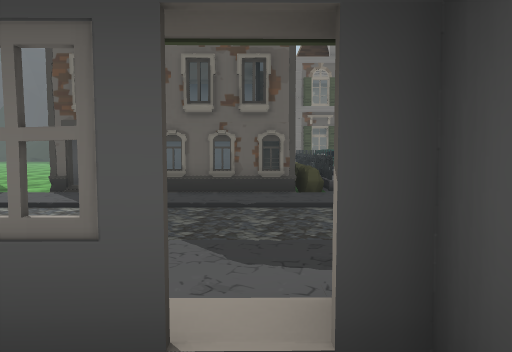
[1] (above)

24 first-person views from a walk through a 3-D level made in the Unity game engine. The camera is 1.5 m above the floor, tilts 4° down and sees 70° across. Doors are open. The floor is counted in squares, 2 m on a side. Each view is taken from the middle of a square. On the plan, view 1 faces up. The plan holds only what a view shows up to about 11 squares ahead; the rest is blank. The place goes on beyond the plan. Some animated figures are not drawn. Some surface patterns are stand-ins.

[2]
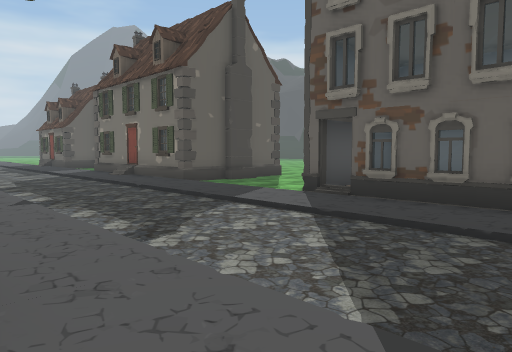

[3]
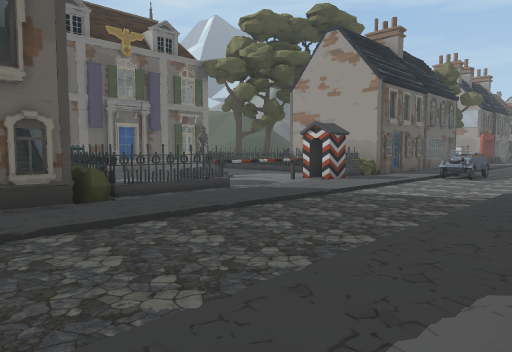

[4]
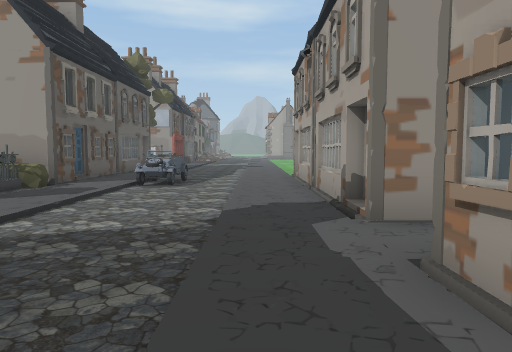

[5]
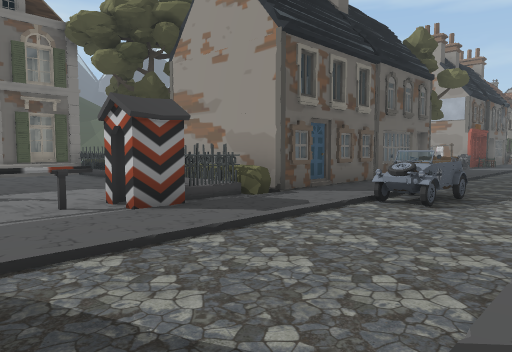

[6]
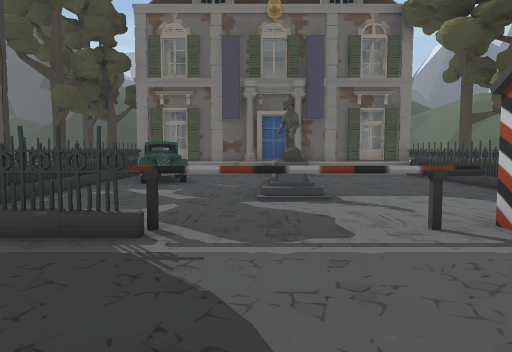

[7]
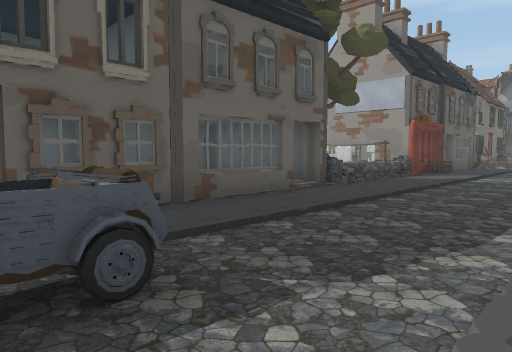

[8]
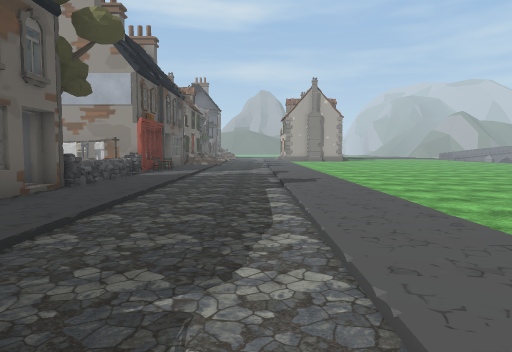

[9]
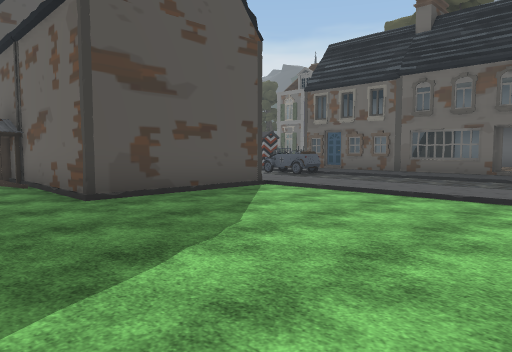

[10]
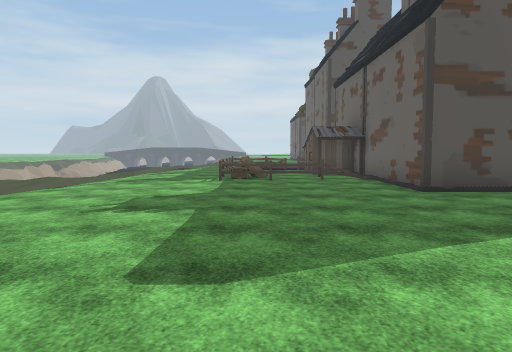

[11]
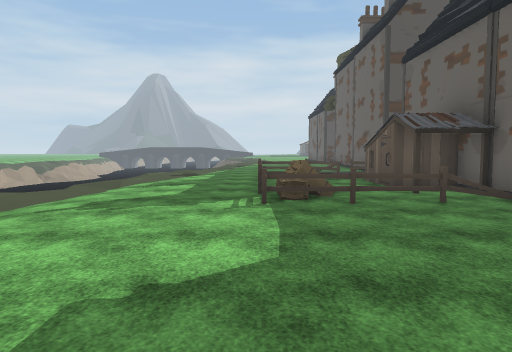

[12]
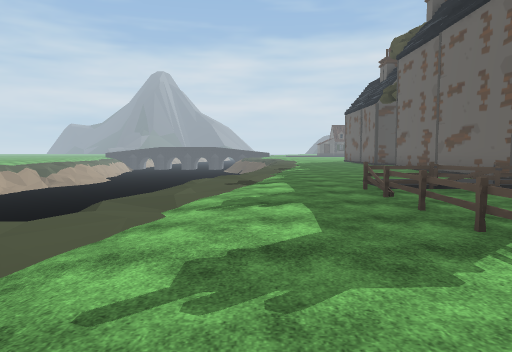

[13]
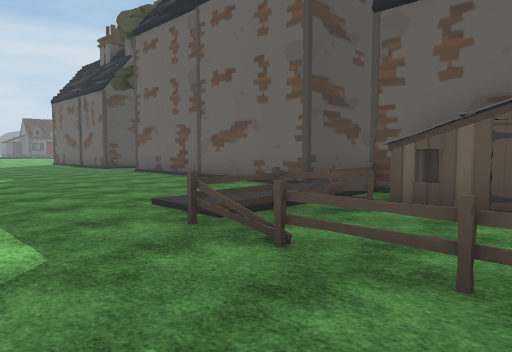

[14]
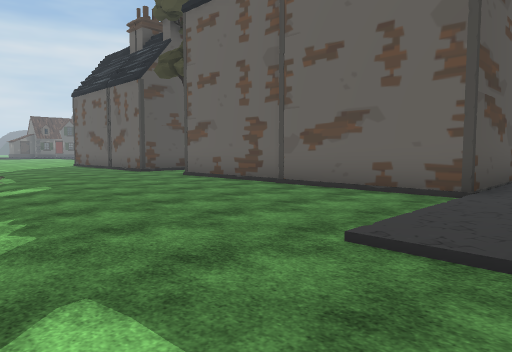

[15]
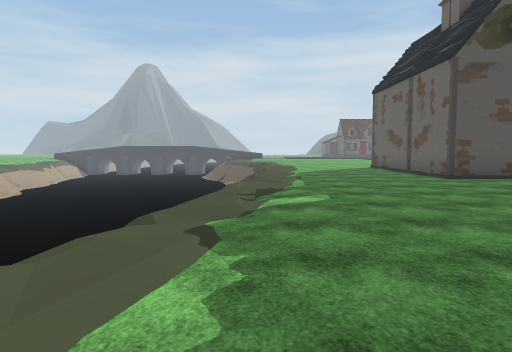

[16]
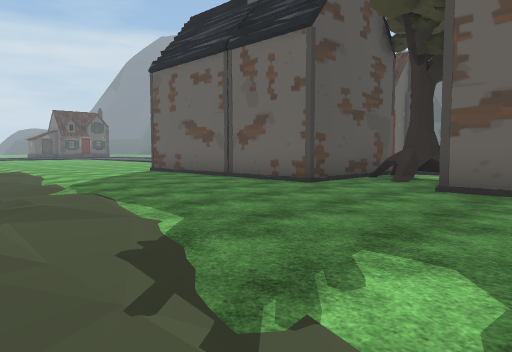

[17]
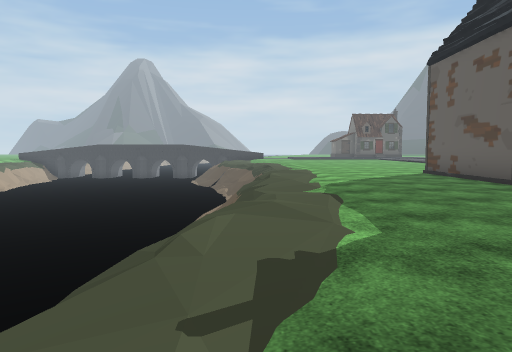

[18]
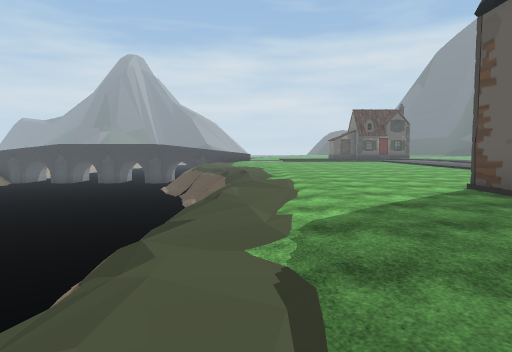

[19]
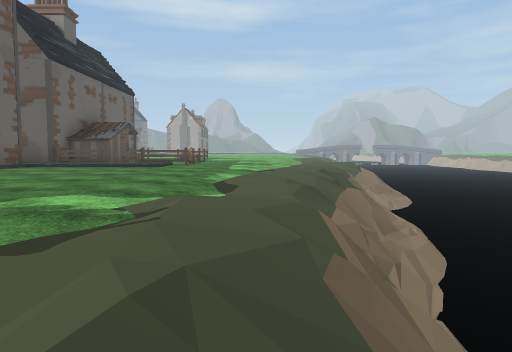

[20]
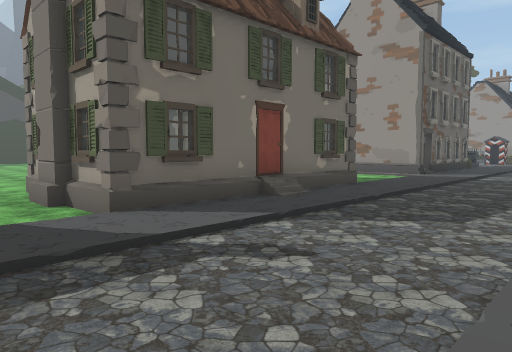

[21]
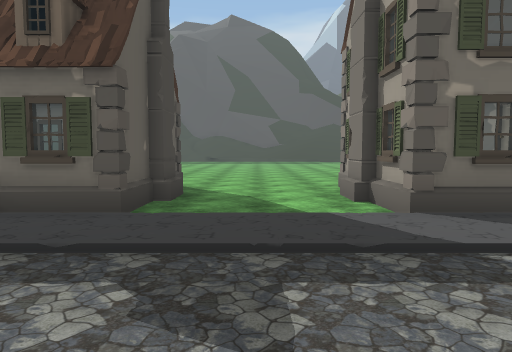

[22]
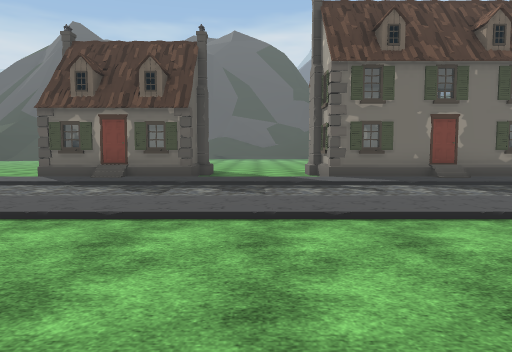

[23]
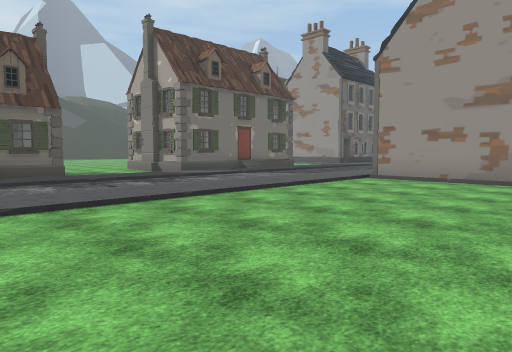

[24]
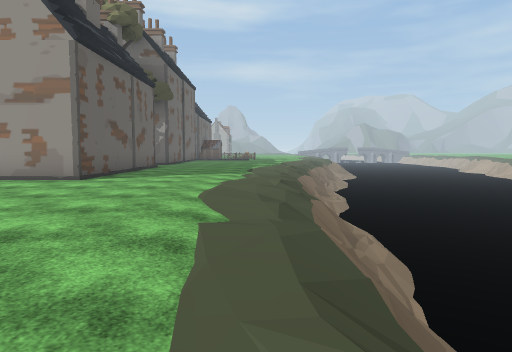

### Floor plan
Key: @ floor where view 1 was taken; # wall or solid block; x gap in a wall; . main floor; : floor 0.25 m higher than the main floor; / step, stairs or slope; D open door; = window, fence, low wall or low ledge; ≈ water the walk keeps out of; v drop or lower ground; T thing the floor can be seen under or through; H house; C car; S statue; F fence; B building; R tree; P pillar; O other object.
Columns run from 21 left of view 1 to 22 right of it. Each row starts with its distance up from view 1.
 16        ..            RRBBBBBBBB
 15        ..             OFCBBBBBFR
 14    .....             ROCC:::::#O
 13    .....              O#C:::::#R
 12    .....              O#::::::#O R
 11 HH H...H  H   .. ##   O#::SS::#B BB#
 10    H...H HH HH.. #    ##::SS::#B  B#
  9 HHHH...HHHHHH#...#   ###::::::#B BB#      O#
  8 HHHH...HHHHHH#...DD###OTTTTTxFFBBBB##=D   #P
  7 ://:::::::/::::::::::::::::::::::::::::R::::
  6 ////////////////////////////////CC//////////
  5 ................................CC..........
  4  ...........................................
  3  :::::::::   :::::::::::::::::::::::::::::::
  2  /////////     D :  ::  D=:DD#=#=#D/////////
  1  ........#     #RR  =D#  #:D     #D.........
  0 .........#     #RR   @   #:#      #.........
 -1 .........#     # .       #:#      #.........
 -2 .........####### .########:########.........
 -3 ..........................:FOOO.F........ ..
 -4    .......................:FF...F........
 -5   ..../...................:F...OF.........
 -6  /././//:..../.............FFFFF.........
 -7    /==///////////.......................
 -8     =≈/////= = //////..//.............
 -9      ≈≈≈≈≈≈≈≈    /#v=///.....//......
-10      ≈≈≈≈≈≈≈≈≈≈≈≈  ≈≈=/////////////
-11      ≈≈≈≈≈≈≈≈≈≈≈    ≈≈/// vv=//.//
-12      ≈≈≈≈≈≈≈≈≈≈≈≈≈≈  ≈≈≈≈≈≈≈
-13      ≈≈≈ ≈≈≈≈ ≈≈≈≈    ≈≈≈≈≈≈
-14          ≈≈≈  ≈≈≈       ≈≈≈≈

Where each view was taken, in squares from view 1:
view 1: 0 up, 0 right, facing up
view 2: 2 up, 0 right, facing up-left
view 3: 2 up, 1 left, facing up-right
view 4: 3 up, 2 right, facing right
view 5: 3 up, 5 right, facing up-right
view 6: 5 up, 5 right, facing up
view 7: 3 up, 11 right, facing up-right
view 8: 4 up, 11 right, facing right
view 9: 4 down, 19 right, facing up-left
view 10: 5 down, 20 right, facing left
view 11: 6 down, 16 right, facing left
view 12: 8 down, 13 right, facing left
view 13: 8 down, 9 right, facing up-left
view 14: 8 down, 6 right, facing up-left
view 15: 7 down, 4 right, facing left
view 16: 8 down, 1 left, facing up-left
view 17: 7 down, 1 left, facing left
view 18: 6 down, 5 left, facing left
view 19: 8 down, 5 left, facing right
view 20: 3 up, 16 left, facing up-right
view 21: 3 up, 16 left, facing up
view 22: 2 down, 16 left, facing up
view 23: 3 down, 21 left, facing up-right
view 24: 6 down, 20 left, facing right
